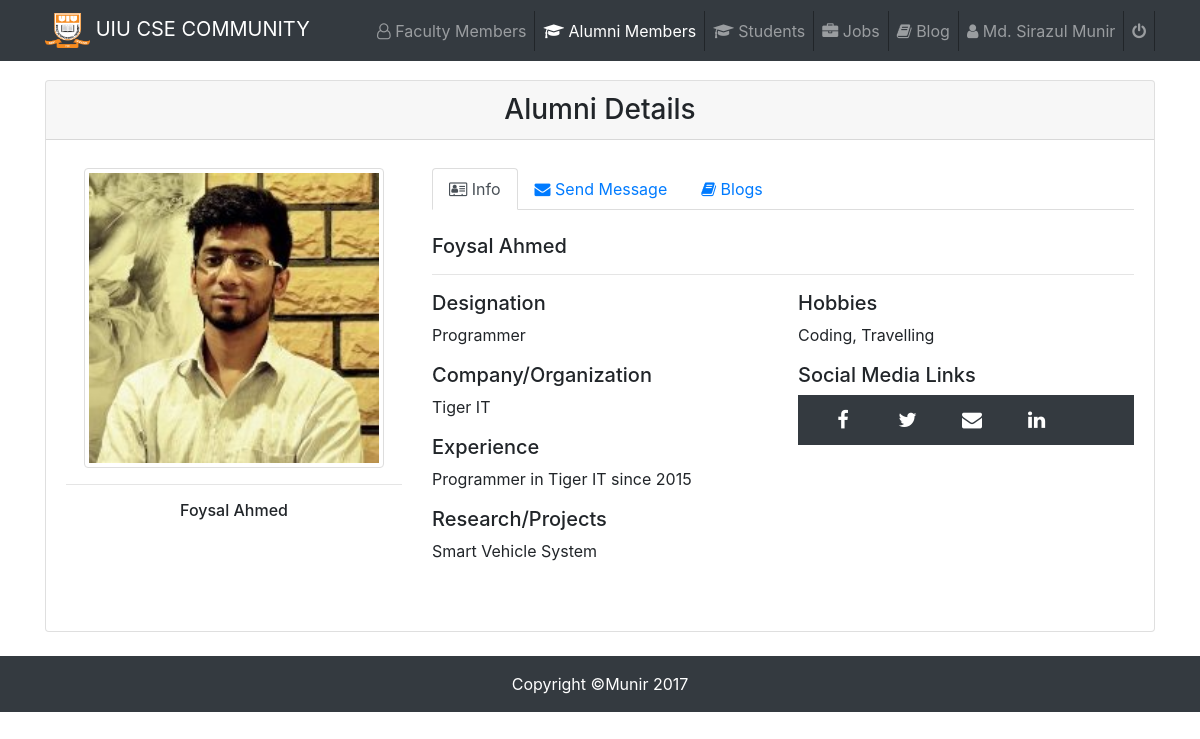
/Student/alumniDetails.php?id=1 (signed in), run on the app's committed database.
### tables this page shows
CREATE TABLE `student` (
  `id` int(11) NOT NULL,
  `name` varchar(100) NOT NULL,
  `designation` varchar(500) NOT NULL,
  `email` varchar(100) NOT NULL,
  `sID` varchar(10) NOT NULL,
  `fID` varchar(100) NOT NULL,
  `tID` varchar(100) NOT NULL,
  `inID` varchar(100) NOT NULL,
  `address` varchar(100) NOT NULL,
  `hobby` varchar(500) NOT NULL,
  `blood` varchar(50) NOT NULL,
  `projects` varchar(500) NOT NULL,
  `password` varchar(20) NOT NULL,
  `sPhoto` varchar(500) NOT NULL
);

CREATE TABLE `alumni` (
  `id` int(11) NOT NULL,
  `name` varchar(100) NOT NULL,
  `email` varchar(100) NOT NULL,
  `designation` varchar(100) NOT NULL,
  `company` varchar(500) NOT NULL,
  `experience` varchar(500) NOT NULL,
  `projects` varchar(500) NOT NULL,
  `hobby` varchar(100) NOT NULL,
  `fID` varchar(500) NOT NULL,
  `tID` varchar(100) NOT NULL,
  `inID` varchar(100) NOT NULL,
  `address` varchar(100) NOT NULL,
  `password` varchar(20) NOT NULL,
  `alumniphoto` varchar(500) NOT NULL
);

### Student/alumniDetails.php (the view, shortened to what this page needs)
<?php
    require_once ('../dbConnect.php');
    $user = $_SESSION['email'];
    $sql1 = $conn->query("SELECT * FROM `student` WHERE (email = '$user') ");
    $result1 = mysqli_fetch_array($sql1);
    $id = $_GET['id'];
    $row1 = $conn->query("SELECT * FROM `alumni` WHERE (id='$id' )");
    $result2 = mysqli_fetch_array($row1);
 ?>
<!DOCTYPE html>
<html lang="en">
  <head>
    <link href="vendor/bootstrap/css/bootstrap.min.css" rel="stylesheet">
    <link href="css/blog-home.css" rel="stylesheet">
    <link rel="stylesheet" type="text/css" href="css/custom.css">
    <link rel="stylesheet" href="https://cdnjs.cloudflare.com/ajax/libs/font-awesome/4.7.0/css/font-awesome.min.css">
    <link href="http://maxcdn.bootstrapcdn.com/font-awesome/4.2.0/css/font-awesome.min.css" rel="stylesheet">
    <link rel="stylesheet" type="text/css" href="css/socialicon.css">
  </head>
  <body>
   <nav class="navbar navbar-expand-lg navbar-dark bg-dark fixed-top">
      <div class="container">
        <a class="navbar-brand" href="#"><img src="img/uiu.png" height="35" width="45" alt=""> UIU CSE COMMUNITY</a>
        <div class="collapse navbar-collapse" id="navbarResponsive">
          <ul class="navbar-nav ml-auto">
            <li class="nav-item" style="border-right: 1px solid;">
              <a class="nav-link" href="faculty.php"><i class="fa fa-user-o" aria-hidden="true"></i> Faculty Members</a>
            </li>
            <li class="nav-item  active" style="border-right: 1px solid;">
              <a class="nav-link" href="alumni.php"><i class="fa fa-graduation-cap" aria-hidden="true"></i> Alumni Members<span class="sr-only">(current)</span></a>
            </li>
            <li class="nav-item" style="border-right: 1px solid;">
              <a class="nav-link" href="students.php"><i class="fa fa-graduation-cap" aria-hidden="true"></i> Students</a>
            </li>
            <li class="nav-item" style="border-right: 1px solid;">
              <a class="nav-link" href="job/job.php"><i class="fa fa-briefcase" aria-hidden="true"></i> Jobs</a>
            </li>
            <li class="nav-item" style="border-right: 1px solid;">
              <a class="nav-link" href="blog/blog.php"><i class="fa fa-book" aria-hidden="true"></i> Blog</a>
            </li>
            <li class="nav-item" style="border-right: 1px solid;">
              <a class="nav-link" href="timeline.php"><i class="fa fa-user" aria-hidden="true"></i> <?php echo $result1['name']; ?></a>
            </li>
            <li class="nav-item" style="border-right: 1px solid;">
              <a class="nav-link" href="logout.php"><i class="fa fa-power-off" aria-hidden="true"></i></a>
            </li>
          </ul>
        </div>
      </div>
    </nav>
    <div class="container">
      <div class="card my-4">
          <h3 align="center" class="card-header">Alumni Details</h3>
          <div class="card-body">
            <div class="row my-2">
                <div class="col-lg-8 order-lg-2">
                    <ul class="nav nav-tabs">
                        <li class="nav-item">
                            <a href="" data-target="#profile" data-toggle="tab" class="nav-link active"><i class="fa fa-address-card-o" aria-hidden="true"></i> Info</a>
                        </li>
                        <li class="nav-item">
                            <a href="" data-target="#messages" data-toggle="tab" class="nav-link"><i class="fa fa-envelope" aria-hidden="true"></i> Send Message</a>
                        </li>
                        <li class="nav-item">
                            <a href="" data-target="#blog" data-toggle="tab" class="nav-link"><i class="fa fa-book" aria-hidden="true"></i> Blogs</a>
                        </li>
                    </ul>
                    <div class="tab-content py-4">
                        <div class="tab-pane active" id="profile">
                          <h5 class="mb-3"><?php echo $result2['name']; ?></h5>
                          <hr>
                          <div class="row">
                              <div class="col-md-6">
                                  <h5>Designation</h5>
                                  <p><?php echo $result2['designation']; ?></p>
                                  <h5>Company/Organization</h5>
                                  <p> <?php echo $result2['company']; ?></p>
                                  <h5>Experience</h5>
                                  <p><?php echo $result2['experience']; ?></p>
                                  <h5>Research/Projects</h5>
                                  <p><?php echo $result2['projects']; ?></p>
                              </div>
                              <div class="col-md-6">
                                  <h5>Hobbies</h5>
                                  <p> <?php echo $result2['hobby']; ?></p>
                                  <h5>Social Media Links</h5>
                                  <div class="col-md-12 bg-dark">
                                      <ul class="social-network social-circle">
                                          <li><a href="#" class="icoFacebook" title="Facebook"><i class="fa fa-facebook"></i></a></li>
                                          <li><a href="#" class="icoTwitter" title="Twitter"><i class="fa fa-twitter"></i></a></li>
                                          <li><a href="#" class="icoGoogle" title="Email"><i class="fa fa-envelope"></i></a></li>
                                          <li><a href="#" class="icoLinkedin" title="Linkedin"><i class="fa fa-linkedin"></i></a></li>
                                      </ul>
                                  </div>
                              </div>
                          </div>
                        </div>
                    </div>
                </div>
                <div class="col-lg-4 order-lg-1 text-center">
                  <img class="img-thumbnail avatar avatar-original" style="-webkit-user-select:none; display:block; margin:auto;"  width="300" height="250" <?php echo "<img src='../Photos/".$result2['alumniphoto']."'> "; ?><hr>
                  <h6 class="mt-2"><?php echo $result2['name']; ?></h6>
                </div>
             </div>
          </div>
      </div>
  </div>
    <footer class="py-3 bg-dark">
      <div class="container">
        <p class="m-0 text-center text-white">Copyright &copy;Munir 2017</p>
      </div>
    </footer>
  </body>
</html>

### Student/css/blog-home.css (style rules this page uses)
body { padding-top: 54px; }
@media (min-width: 992px) { body { padding-top: 56px; } }

### data on the page
student: name "Md. Sirazul Munir"
alumni: name "Foysal Ahmed", designation "Programmer", company "Tiger IT", experience "Programmer in Tiger IT since 2015", projects "Smart Vehicle System", hobby "Coding, Travelling", alumniphoto (picture)
